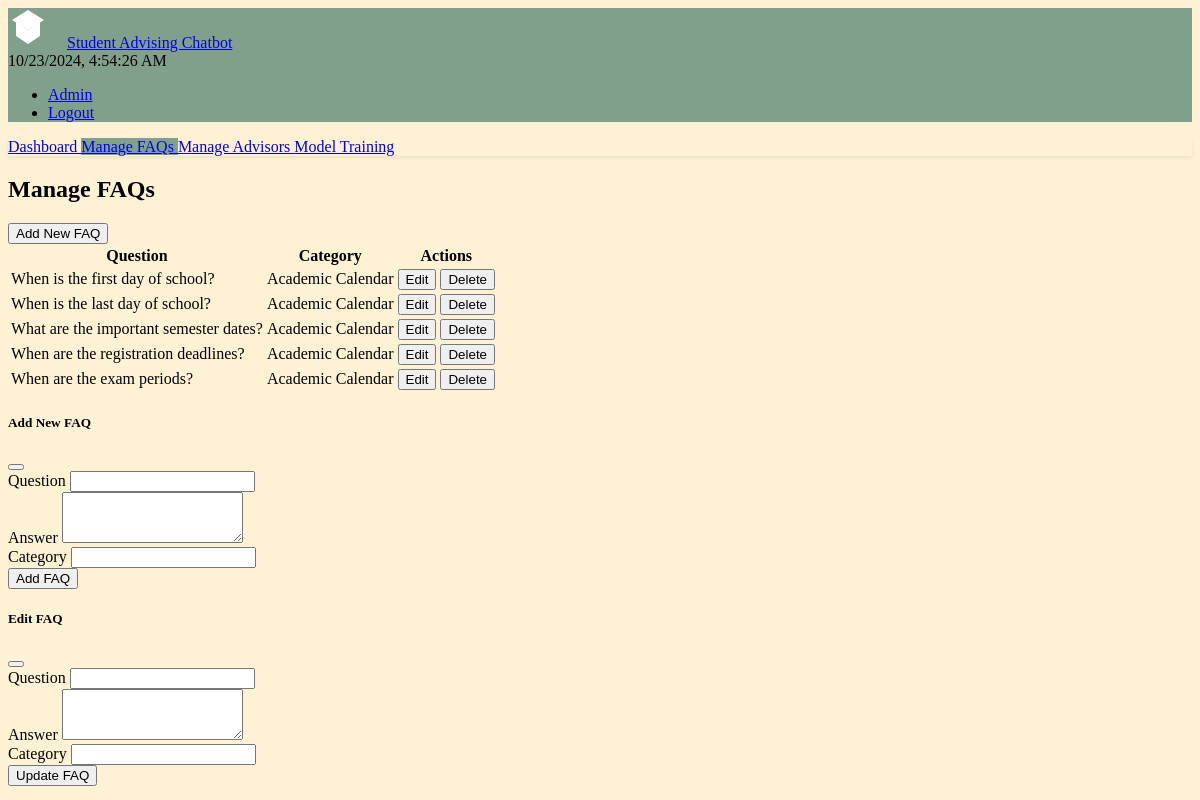
Page /admin/faqs (signed in) on the committed database.
### models.py (models this page shows, shortened)
class FAQ(db.Model):
    id = db.Column(db.Integer, primary_key=True)
    question = db.Column(db.Text, nullable=False)
    answer = db.Column(db.Text, nullable=False)
    category = db.Column(db.String(64))

### routes.py (the view)
@app.route('/admin/faqs')
@admin_required
def admin_faqs():
    faqs = FAQ.query.all()
    return render_template('admin/faqs.html', active_page='faqs', faqs=faqs)

### auth.py (called while the page is built)
@login_manager.user_loader
def load_user(user_id):
    return User.query.get(int(user_id))

### routes.py (called while the page is built)
def admin_required(f):
    @wraps(f)
    def decorated_function(*args, **kwargs):
        if not current_user.is_authenticated or not current_user.is_admin:
            flash('You must be an admin to access this page.', 'error')
            return redirect(url_for('login'))
        return f(*args, **kwargs)
    return decorated_function

### templates/admin/faqs.html (shortened to what this page needs)
{% extends "admin/base.html" %}
{% block admin_content %}
<h2 class="mb-4">Manage FAQs</h2>
<button type="button" class="btn btn-primary mb-4" data-bs-toggle="modal" data-bs-target="#addFaqModal">
    Add New FAQ
</button>
<div class="table-responsive">
    <table class="table table-striped">
        <thead>
            <tr>
                <th>Question</th>
                <th>Category</th>
                <th>Actions</th>
            </tr>
        </thead>
        <tbody>
            {% for faq in faqs %}
            <tr>
                <td>{{ faq.question }}</td>
                <td>{{ faq.category }}</td>
                <td>
                    <button class="btn btn-sm btn-secondary" onclick="editFaq({{ faq.id }})">Edit</button>
                    <button class="btn btn-sm btn-danger" onclick="deleteFaq({{ faq.id }})">Delete</button>
                </td>
            </tr>
            {% endfor %}
        </tbody>
    </table>
</div>
<div class="modal fade" id="addFaqModal" tabindex="-1">
    <div class="modal-dialog">
        <div class="modal-content">
            <div class="modal-header">
                <h5 class="modal-title">Add New FAQ</h5>
                <button type="button" class="btn-close" data-bs-dismiss="modal"></button>
            </div>
            <div class="modal-body">
                <form id="addFaqForm" method="POST" action="{{ url_for('admin_add_faq') }}">
                    <div class="mb-3">
                        <label for="question" class="form-label">Question</label>
                        <input type="text" class="form-control" id="question" name="question" required>
                    </div>
                    <div class="mb-3">
                        <label for="answer" class="form-label">Answer</label>
                        <textarea class="form-control" id="answer" name="answer" rows="3" required></textarea>
                    </div>
                    <div class="mb-3">
                        <label for="category" class="form-label">Category</label>
                        <input type="text" class="form-control" id="category" name="category" required>
                    </div>
                    <button type="submit" class="btn btn-primary">Add FAQ</button>
                </form>
            </div>
        </div>
    </div>
</div>
<div class="modal fade" id="editFaqModal" tabindex="-1">
    <div class="modal-dialog">
        <div class="modal-content">
            <div class="modal-header">
                <h5 class="modal-title">Edit FAQ</h5>
                <button type="button" class="btn-close" data-bs-dismiss="modal"></button>
            </div>
            <div class="modal-body">
                <form id="editFaqForm" method="POST">
                    <div class="mb-3">
                        <label for="editQuestion" class="form-label">Question</label>
                        <input type="text" class="form-control" id="editQuestion" name="question" required>
                    </div>
                    <div class="mb-3">
                        <label for="editAnswer" class="form-label">Answer</label>
                        <textarea class="form-control" id="editAnswer" name="answer" rows="3" required></textarea>
                    </div>
                    <div class="mb-3">
                        <label for="editCategory" class="form-label">Category</label>
                        <input type="text" class="form-control" id="editCategory" name="category" required>
                    </div>
                    <button type="submit" class="btn btn-primary">Update FAQ</button>
                </form>
            </div>
        </div>
    </div>
</div>
{% endblock %}

### static/css/custom.css (style rules this page uses)
body { background-color: #fff2d4; }

### rows in the picture
FAQ: question "When is the first day of school?", category "Academic Calendar"
FAQ: question "When is the last day of school?", category "Academic Calendar"
FAQ: question "What are the important semester dates?", category "Academic Calendar"
FAQ: question "When are the registration deadlines?", category "Academic Calendar"
FAQ: question "When are the exam periods?", category "Academic Calendar"
